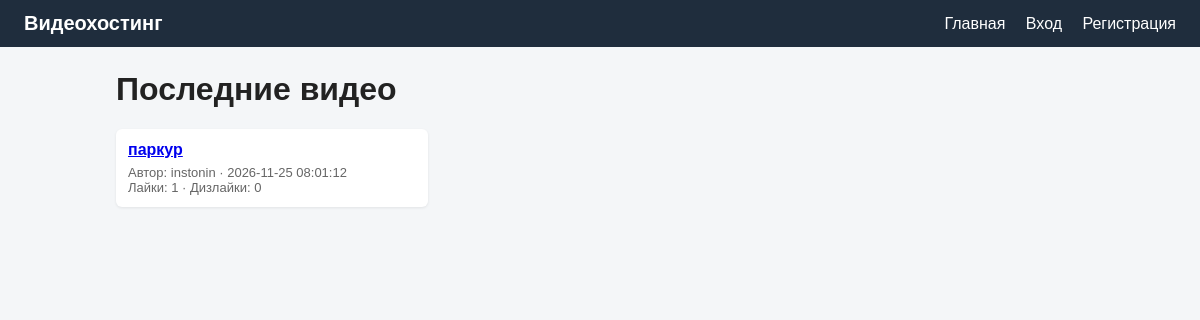
The page / on the database its author committed.
### tables this page shows
CREATE TABLE videos (
    id INTEGER PRIMARY KEY AUTOINCREMENT,
    user_id INTEGER NOT NULL,
    category_id INTEGER,
    title TEXT NOT NULL,
    description TEXT,
    file_path TEXT NOT NULL,
    restriction TEXT NOT NULL DEFAULT 'none',
    created_at TEXT DEFAULT CURRENT_TIMESTAMP,
    FOREIGN KEY(user_id) REFERENCES users(id),
    FOREIGN KEY(category_id) REFERENCES categories(id)
);

### db.php (called while the page is built, shortened)
<?php
$dbFile = __DIR__ . '/videohost.sqlite';
$db = new PDO('sqlite:' . $dbFile);
$db->setAttribute(PDO::ATTR_ERRMODE, PDO::ERRMODE_EXCEPTION);
$db->setAttribute(PDO::ATTR_DEFAULT_FETCH_MODE, PDO::FETCH_ASSOC);
$db->exec("
CREATE TABLE IF NOT EXISTS users (
    id INTEGER PRIMARY KEY AUTOINCREMENT,
    username TEXT UNIQUE NOT NULL,
    email TEXT UNIQUE NOT NULL,
    password TEXT NOT NULL,
    role TEXT NOT NULL DEFAULT 'user',
    created_at TEXT DEFAULT CURRENT_TIMESTAMP
);
CREATE TABLE IF NOT EXISTS categories (
    id INTEGER PRIMARY KEY AUTOINCREMENT,
    name TEXT NOT NULL
);
CREATE TABLE IF NOT EXISTS videos (
    id INTEGER PRIMARY KEY AUTOINCREMENT,
    user_id INTEGER NOT NULL,
    category_id INTEGER,
    title TEXT NOT NULL,
    description TEXT,
    file_path TEXT NOT NULL,
    restriction TEXT NOT NULL DEFAULT 'none',
    created_at TEXT DEFAULT CURRENT_TIMESTAMP,
    FOREIGN KEY(user_id) REFERENCES users(id),
    FOREIGN KEY(category_id) REFERENCES categories(id)
);
CREATE TABLE IF NOT EXISTS comments (
    id INTEGER PRIMARY KEY AUTOINCREMENT,
    video_id INTEGER NOT NULL,
    user_id INTEGER NOT NULL,
    text TEXT NOT NULL,
    created_at TEXT DEFAULT CURRENT_TIMESTAMP,
    FOREIGN KEY(video_id) REFERENCES videos(id),
    FOREIGN KEY(user_id) REFERENCES users(id)
);
CREATE TABLE IF NOT EXISTS likes (
    id INTEGER PRIMARY KEY AUTOINCREMENT,
    video_id INTEGER NOT NULL,
    user_id INTEGER NOT NULL,
    is_like INTEGER NOT NULL,
    UNIQUE(video_id, user_id),
    FOREIGN KEY(video_id) REFERENCES videos(id),
    FOREIGN KEY(user_id) REFERENCES users(id)
);
");
function current_user() {
    global $db;
    if (empty($_SESSION['user_id'])) return null;
    $stmt = $db->prepare("SELECT * FROM users WHERE id = ?");
    $stmt->execute([$_SESSION['user_id']]);
    return $stmt->fetch();
}
function e($s) {
    return htmlspecialchars($s ?? '', ENT_QUOTES, 'UTF-8');
}

### index.php (the view, shortened to what this page needs)
<?php require 'db.php';
$user = current_user();
$videos = $db->query("
    SELECT v.*, u.username,
           (SELECT COUNT(*) FROM likes l WHERE l.video_id = v.id AND l.is_like = 1) AS likes_count,
           (SELECT COUNT(*) FROM likes l WHERE l.video_id = v.id AND l.is_like = 0) AS dislikes_count
    FROM videos v
    JOIN users u ON u.id = v.user_id
    WHERE v.restriction = 'none'
    ORDER BY v.created_at DESC
    LIMIT 10
")->fetchAll();
?>
<!DOCTYPE html>
<html lang="ru">
<head>
<link rel="stylesheet" href="style.css">
</head>
<body>
<header>
    <div class="logo">Видеохостинг</div>
    <nav>
        <a href="index.php">Главная</a>
        <?php if ($user): ?>
            <a href="my_videos.php">Мои видео</a>
            <a href="upload.php">Загрузить</a>
            <?php if ($user['role'] === 'admin'): ?>
                <a href="admin.php">Админ-панель</a>
            <?php endif; ?>
            <a href="logout.php">Выход (<?= e($user['username']) ?>)</a>
        <?php else: ?>
            <a href="login.php">Вход</a>
            <a href="register.php">Регистрация</a>
        <?php endif; ?>
    </nav>
</header>
<div class="container">
    <h1>Последние видео</h1>
    <?php if (!$videos): ?>
        <p>Пока нет видео.</p>
    <?php else: ?>
        <div class="video-grid">
        <?php foreach ($videos as $v): ?>
            <div class="video-item">
                <h3><a href="video.php?id=<?= $v['id'] ?>"><?= e($v['title']) ?></a></h3>
                <div class="meta">Автор: <?= e($v['username']) ?> · <?= e($v['created_at']) ?></div>
                <div class="meta">Лайки: <?= $v['likes_count'] ?> · Дизлайки: <?= $v['dislikes_count'] ?></div>
            </div>
        <?php endforeach; ?>
        </div>
    <?php endif; ?>
</div>
</body>
</html>

### style.css (style rules this page uses)
* { box-sizing: border-box; }
body { margin: 0; font-family: Arial, Helvetica, sans-serif; background: #f4f6f8; color: #222; }
header { background: #1f2d3d; color: #fff; padding: 12px 24px; display: flex; align-items: center; justify-content: space-between; flex-wrap: wrap; }
header a { color: #fff; text-decoration: none; margin-left: 16px; }
.logo { font-weight: bold; font-size: 20px; }
.container { max-width: 1000px; margin: 24px auto; padding: 0 16px; }
h1, h2 { margin-top: 0; }
.video-grid { display: grid; grid-template-columns: repeat(auto-fill, minmax(260px, 1fr)); gap: 16px; }
.video-item { background: #fff; border-radius: 6px; padding: 12px; box-shadow: 0 1px 3px rgba(0,0,0,0.08); }
.video-item h3 { margin: 0 0 6px 0; font-size: 16px; }
.meta { color: #666; font-size: 13px; }

### rows shown on the page
videos: title "паркур", username "instonin", created_at "2026-11-25 08:01:12", likes_count "1", dislikes_count "0"
